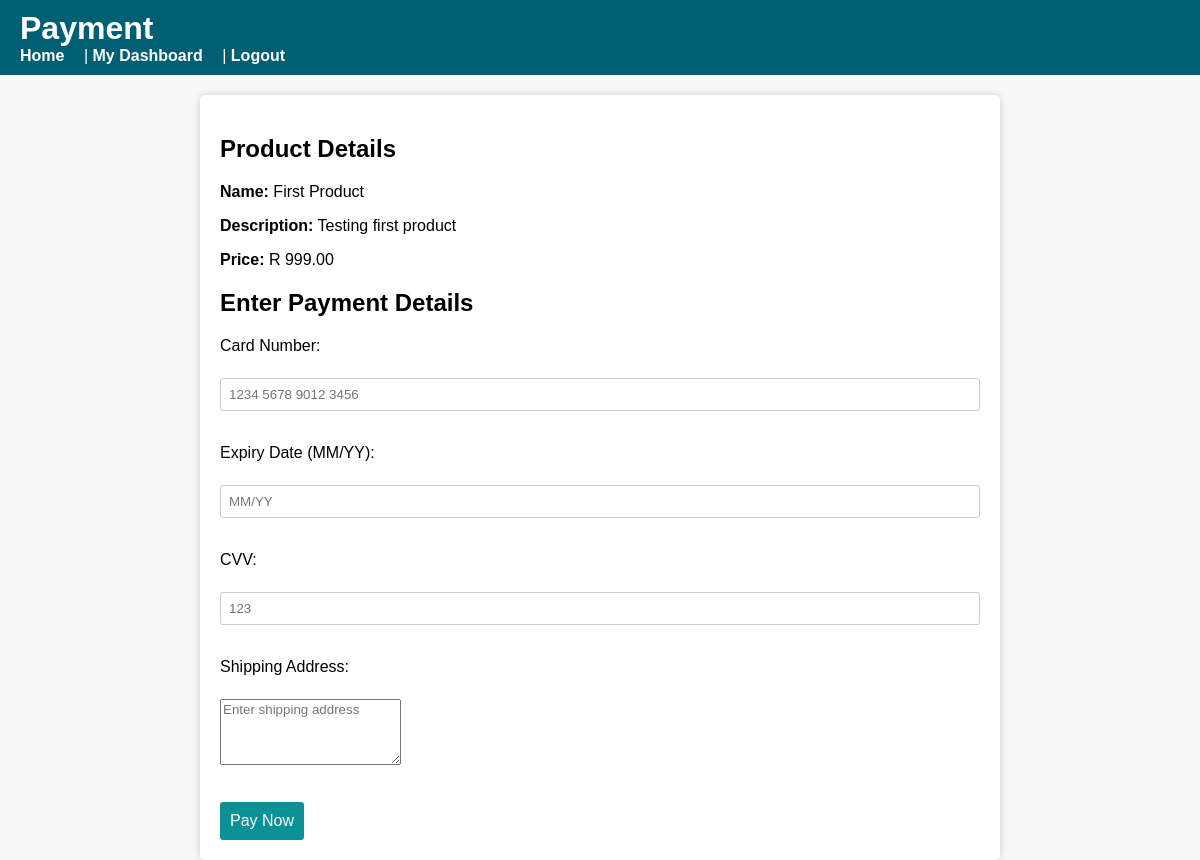
/payment.php?product_id=4 (signed in), run on the app's committed database.
### tables this page shows
CREATE TABLE `products` (
  `product_id` int(11) NOT NULL,
  `name` varchar(100) NOT NULL,
  `description` text NOT NULL,
  `price` decimal(10,2) NOT NULL,
  `quantity` int(11) NOT NULL,
  `user_id` int(11) NOT NULL,
  `Image` varchar(255) NOT NULL
);

### payment.php (the view, shortened to what this page needs)
<?php
require 'config.php';
$product_id = intval($_GET['product_id']);
$sql = "SELECT name, description, price FROM products WHERE product_id = ?";
$stmt = $conn->prepare($sql);
$stmt->bind_param("i", $product_id);
$stmt->execute();
$result = $stmt->get_result();
$product = $result->fetch_assoc();
?>
<!DOCTYPE html>
<html lang="en">
<head>
    <link rel="stylesheet" href="style.css" />
</head>
<body>
    <header>
        <h1>Payment</h1>
        <nav>
            <a href="home.php">Home</a> |
            <a href="dashboard.php">My Dashboard</a> |
            <a href="logout.php">Logout</a>
        </nav>
    </header>
    <main>
        <h2>Product Details</h2>
        <p><strong>Name:</strong>
            <?= htmlspecialchars($product['name']) ?>
        </p>
        <p><strong>Description:</strong>
            <?= htmlspecialchars($product['description']) ?>
        </p>
        <p><strong>Price:</strong> R
            <?= number_format($product['price'], 2) ?>
        </p>
        <h2>Enter Payment Details</h2>
        <form action="payprocess.php" method="POST">
            <label for="card_number">Card Number:</label><br />
            <input type="text" id="card_number" name="card_number" required
                placeholder="1234 5678 9012 3456" /><br /><br />
            <label for="expiry_date">Expiry Date (MM/YY):</label><br />
            <input type="text" id="expiry_date" name="expiry_date" required placeholder="MM/YY" /><br /><br />
            <label for="cvv">CVV:</label><br />
            <input type="text" id="cvv" name="cvv" required placeholder="123" /><br /><br />
            <label for="address">Shipping Address:</label><br />
            <textarea id="address" name="address" rows="4" required
                placeholder="Enter shipping address"></textarea><br /><br />
            <button type="submit">Pay Now</button>
        </form>
    </main>
</body>
</html>

### style.css (style rules this page uses)
* { box-sizing: border-box; font-family: Arial, sans-serif; }
body { background: #f9f9f9; margin: 0; padding: 0; }
header { background-color: #005f73; color: #fff; padding: 10px 20px; }
header h1, header h2 { margin: 0; }
nav a { color: #fff; text-decoration: none; margin-right: 15px; font-weight: bold; }
main { padding: 20px; max-width: 800px; margin: auto; background: #fff; box-shadow: 0 0 10px #ccc; border-radius: 5px; margin-top: 20px; }
form label { display: block; margin: 15px 0 5px; }
form input { width: 100%; padding: 8px; border: 1px solid #ccc; border-radius: 3px; }
form button { margin-top: 15px; padding: 10px; background-color: #0a9396; border: none; color: white; font-size: 16px; cursor: pointer; border-radius: 3px; }

### data on the page
products: name "First Product", description "Testing first product", price "999.00"
